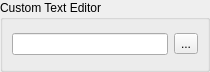
<?xml version="1.0" encoding="UTF-8"?>
<ui version="4.0">
 <class>Raw_Editing_Utilities_Form</class>
 <widget class="QWidget" name="Raw_Editing_Utilities_Form">
  <property name="geometry">
   <rect>
    <x>0</x>
    <y>0</y>
    <width>210</width>
    <height>72</height>
   </rect>
  </property>
  <property name="windowTitle">
   <string>Raw Editing Utilities</string>
  </property>
  <layout class="QGridLayout" name="Raw_Editing_Utilities_Form_gridLayout">
   <property name="margin">
    <number>0</number>
   </property>
   <item row="0" column="0">
    <widget class="QGroupBox" name="Custom_Text_Editor_Path_groupBox">
     <property name="title">
      <string>Custom Text Editor</string>
     </property>
     <layout class="QGridLayout" name="Custom_Text_Editor_Path_groupBox_gridLayout">
      <item row="0" column="0">
       <widget class="QLineEdit" name="Custom_Text_Editor_Path_lineEdit">
        <property name="toolTip">
         <string>Custom Text Editor Path Line Edit: Custom text editor path.</string>
        </property>
       </widget>
      </item>
      <item row="0" column="1">
       <widget class="QToolButton" name="Custom_Text_Editor_Path_toolButton">
        <property name="text">
         <string>...</string>
        </property>
        <property name="popupMode">
         <enum>QToolButton::DelayedPopup</enum>
        </property>
       </widget>
      </item>
     </layout>
    </widget>
   </item>
  </layout>
 </widget>
 <resources/>
 <connections/>
</ui>
